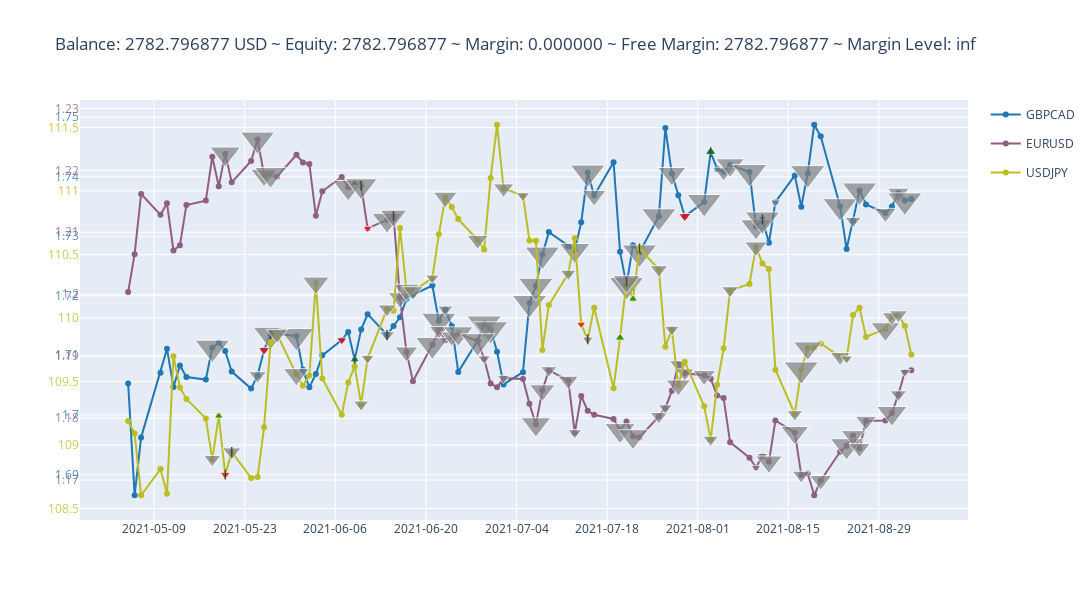

Write notebook code for a chart like this one.
### Markdown cell above
#### Render in *advanced_figure* mode

* Clicking on a symbol name will hide/show its plot.
* Hovering over points and markers will display their detail.
* The size of triangles indicates their relative volume.

### Code cell
env.render('advanced_figure', time_format="%Y-%m-%d")
